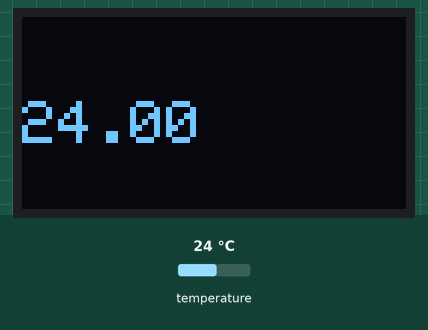
The sketch below on a simulated Arduino Uno, built with avr-gcc and run on an emulated ATmega328P. On the bench: 128×64 one-colour display. The inputs (shaded band) are chosen by the test bench; at power-on: temperature 24 °C.

Above: at 3.4 s.
3.5 s: temperature set to 12 °C
At 5.6 s:
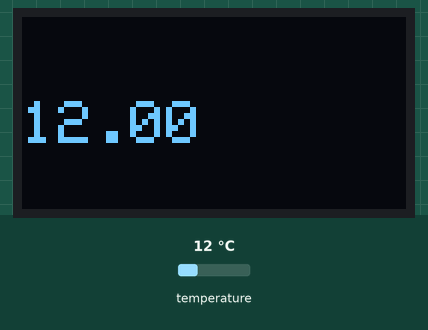
6.0 s: temperature set to 19 °C
At 6.6 s:
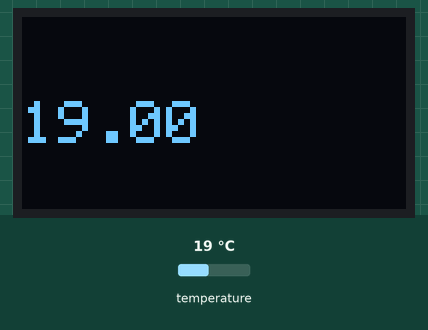
8.5 s: temperature set to 28 °C
At 11.1 s:
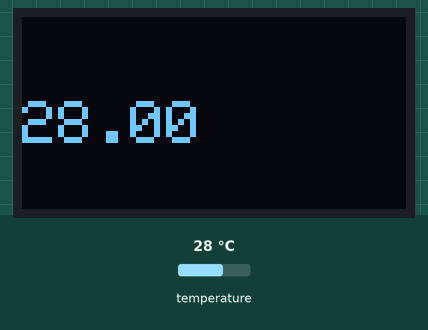
Timing chart, 0 to 12.6 s (numbered marks = the images above; inputs shaded):
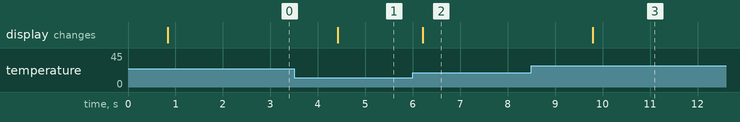

Measured:
- after the input at 3.5 s, the display: changes after 0.92 s (image 1)
- after the input at 6.0 s, the display: changes after 0.21 s (image 2)
- after the input at 8.5 s, the display: changes after 1.3 s (image 3)

The sketch:

4_Program_Sensor_Suhu_DS18B20_Pada_LCD_OLED.ino
```cpp
#include <SPI.h>
#include <Wire.h>
#include <Adafruit_GFX.h>
#include <Adafruit_SSD1306.h>
#include <DallasTemperature.h>
#include <OneWire.h>

#define SCREEN_WIDTH 128
#define SCREEN_HEIGHT 64
#define ONE_WIRE_BUS 12
#define OLED_RESET     -1
#define SCREEN_ADDRESS 0x3C
Adafruit_SSD1306 display(SCREEN_WIDTH, SCREEN_HEIGHT, &Wire, OLED_RESET);
OneWire oneWire(ONE_WIRE_BUS);
DallasTemperature DS18B20(&oneWire);
float temp;

void setup()
{
  Serial.begin(9600);
  DS18B20.begin();
  if(!display.begin(SSD1306_SWITCHCAPVCC, SCREEN_ADDRESS)) {
    Serial.println(F("SSD1306 allocation failed"));
    for(;;);
  }
}
void loop() {
  DS18B20.requestTemperatures();
  temp = DS18B20.getTempCByIndex(0);
  display.clearDisplay();
  display.setTextSize(2);
  display.setTextColor(WHITE);
  display.setCursor(0,28);
  display.println(temp);
  display.display();
  delay(1000);
  display.clearDisplay();
}
```
